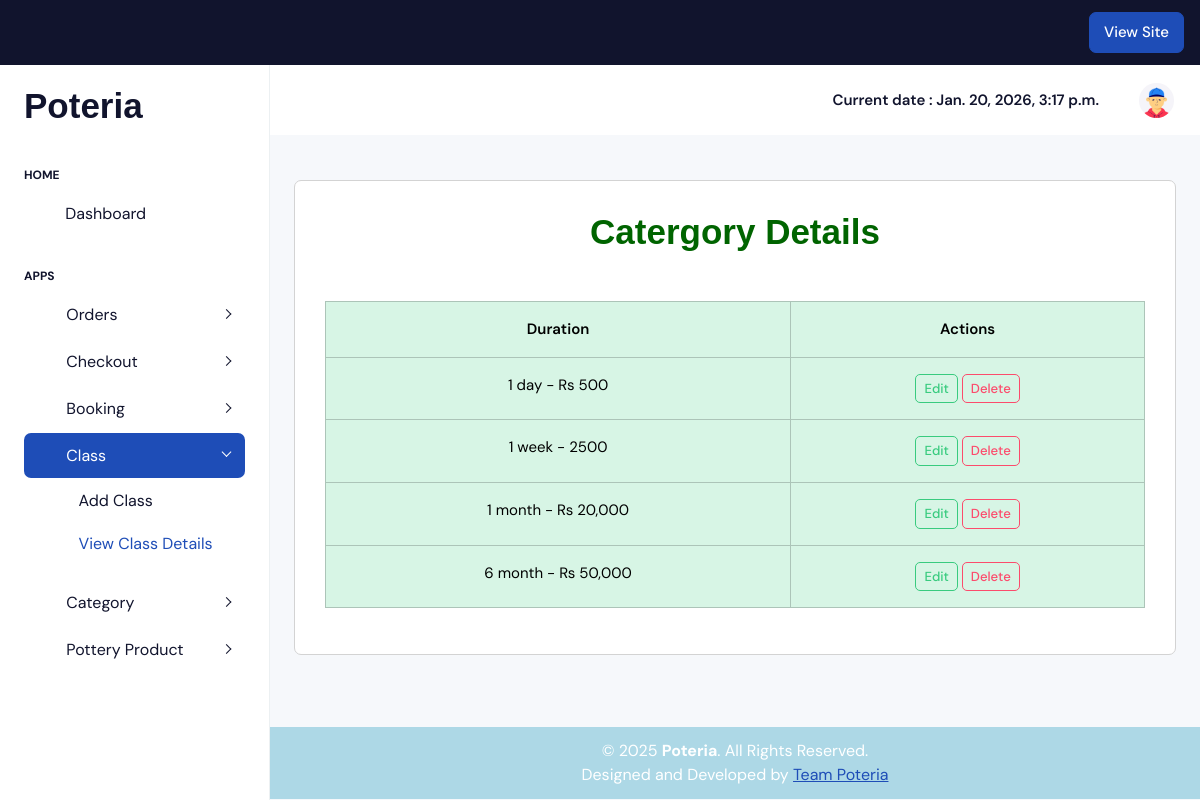
Screenshot of /displaycatergory/ with the database file from the repository.
### Myapp/models.py (models this page shows, shortened)
class catergorydb(models.Model):
    Duration=models.CharField(max_length=30,null=True,blank=True)

### Myapp/views.py (the view)
# urls.py: path('displaycatergory/', views.displaycatergory, name="displaycatergory"),
def displaycatergory(request):
    date = datetime.datetime.now()
    data=catergorydb.objects.all()
    return render(request,"displaycategory.html",{'data':data,'date':date})

### Myapp/templates/displaycategory.html (shortened to what this page needs)
{% extends 'index.html' %}
{% load static %}
{% block content %}
<head>
</head>
<body>
<div class="container-fluid" style="margin:0px; padding:0px;">
  <div class="card mb-5 " style="width:auto; margin:auto; border:1px solid lightgrey; height:auto;">
    <div class="card-body">
      <h1 class="text-center mb-5" style="color:darkgreen; font-size:35px; font-weight:bold; font-family:Arial;">
        Catergory Details
      </h1>
 <div class="table-responsive">
      <table class="table table-bordered table-hover table-success">
        <thead class="table-success text-center">
          <tr>
            <th>Duration</th>
            <th>Actions</th>
          </tr>
        </thead>
        <tbody class="text-center">
          {% for i in data %}
          <tr>
            <td>{{i.Duration}}</td>
            <td>
              <a href="{% url 'editcatergory' c_id=i.id %}">
                <button type="button" class="btn btn-outline-success btn-sm">Edit</button>
              </a>
              <a href="{% url 'deletecatergory' c_id=i.id %}">
                <button type="button" class="btn btn-outline-danger btn-sm">Delete</button>
              </a>
            </td>
          </tr>
        {% endfor %}
        </tbody>
      </table>
 </div>
    </div>
  </div>
</div>
{% endblock %}

### rows the page displays
catergorydb: Duration "1 day - Rs 500"
catergorydb: Duration "1 week - 2500"
catergorydb: Duration "1 month - Rs 20,000"
catergorydb: Duration "6 month - Rs 50,000"

### other values shown
{{ date }} "Jan. 20, 2026, 3:17 p.m."
